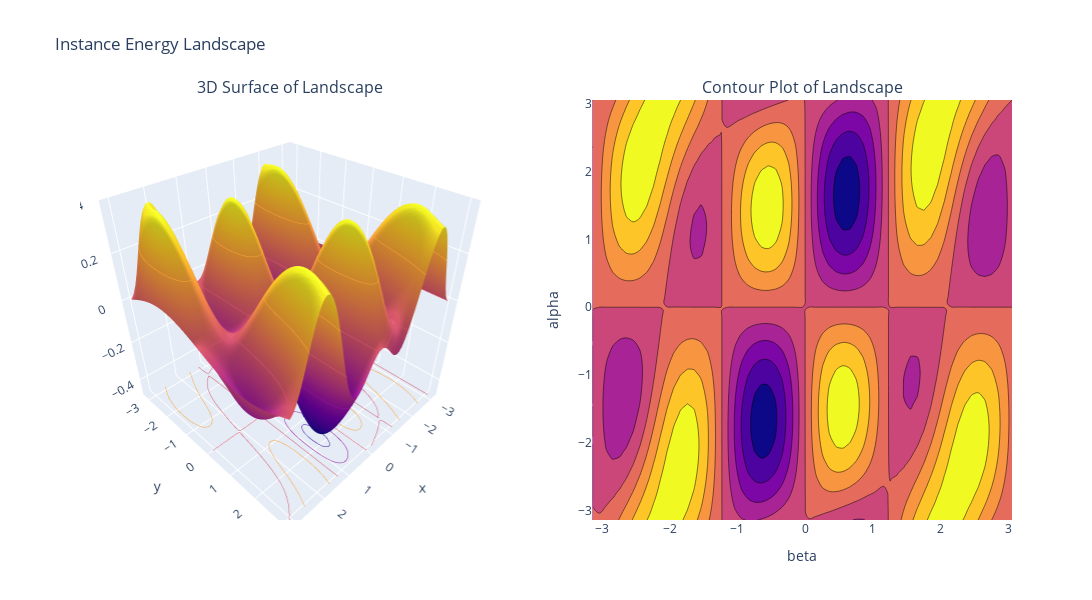

Notebook cell for this chart:
### Code cell
fig = make_subplots(
    rows=1, cols=2,
    specs=[[{"type": "surface"}, {"type":"contour"}]],
    subplot_titles=['3D Surface of Landscape', 'Contour Plot of Landscape'],

)
fig.add_trace(
    go.Surface(x=alphas, y=betas, z=energy, showscale=False, contours_z=dict(
                show=True,
                usecolormap=True,
                project_z=True,
            )),
    row=1, col=1
)
fig.add_trace(
    go.Contour(x=alphas, y=betas, z=energy, showscale=False),
    row=1, col=2
)
fig.update_layout(height=600, width=1100, title_text="Instance Energy Landscape")
fig.update_xaxes(title_text="beta", row=1, col=2)
fig.update_yaxes(title_text="alpha", row=1, col=2)
fig.show()

### Figure 1 — Plotly figure (JSON) as saved in the notebook; plotly's stock layout.template omitted (floating-point values rounded to 4 significant figures; data arrays with more than 128 entries replaced by an {"elided": "..."} marker saying what was removed)
{"data": [{"contours": {"z": {"project": {"z": true}, "show": true, "usecolormap": true}}, "scene": "scene", "showscale": false, "type": "surface", "x": [-3.142, -3.042, -2.942, -2.842, -2.742, -2.642, -2.542, -2.442, -2.342, -2.242, -2.142, -2.042, -1.942, -1.842, -1.742, -1.642, -1.542, -1.442, -1.342, -1.242, -1.142, -1.042, -0.9416, -0.8416, -0.7416, -0.6416, -0.5416, -0.4416, -0.3416, -0.2416, -0.1416, -0.04159, 0.05841, 0.1584, 0.2584, 0.3584, 0.4584, 0.5584, 0.6584, 0.7584, 0.8584, 0.9584, 1.058, 1.158, 1.258, 1.358, 1.458, 1.558, 1.658, 1.758, 1.858, 1.958, 2.058, 2.158, 2.258, 2.358, 2.458, 2.558, 2.658, 2.758, 2.858, 2.958, 3.058], "y": [-3.142, -3.042, -2.942, -2.842, -2.742, -2.642, -2.542, -2.442, -2.342, -2.242, -2.142, -2.042, -1.942, -1.842, -1.742, -1.642, -1.542, -1.442, -1.342, -1.242, -1.142, -1.042, -0.9416, -0.8416, -0.7416, -0.6416, -0.5416, -0.4416, -0.3416, -0.2416, -0.1416, -0.04159, 0.05841, 0.1584, 0.2584, 0.3584, 0.4584, 0.5584, 0.6584, 0.7584, 0.8584, 0.9584, 1.058, 1.158, 1.258, 1.358, 1.458, 1.558, 1.658, 1.758, 1.858, 1.958, 2.058, 2.158, 2.258, 2.358, 2.458, 2.558, 2.658, 2.758, 2.858, 2.958, 3.058], "z": {"elided": "63x63 float values"}}, {"showscale": false, "type": "contour", "x": [-3.142, -3.042, -2.942, -2.842, -2.742, -2.642, -2.542, -2.442, -2.342, -2.242, -2.142, -2.042, -1.942, -1.842, -1.742, -1.642, -1.542, -1.442, -1.342, -1.242, -1.142, -1.042, -0.9416, -0.8416, -0.7416, -0.6416, -0.5416, -0.4416, -0.3416, -0.2416, -0.1416, -0.04159, 0.05841, 0.1584, 0.2584, 0.3584, 0.4584, 0.5584, 0.6584, 0.7584, 0.8584, 0.9584, 1.058, 1.158, 1.258, 1.358, 1.458, 1.558, 1.658, 1.758, 1.858, 1.958, 2.058, 2.158, 2.258, 2.358, 2.458, 2.558, 2.658, 2.758, 2.858, 2.958, 3.058], "xaxis": "x", "y": [-3.142, -3.042, -2.942, -2.842, -2.742, -2.642, -2.542, -2.442, -2.342, -2.242, -2.142, -2.042, -1.942, -1.842, -1.742, -1.642, -1.542, -1.442, -1.342, -1.242, -1.142, -1.042, -0.9416, -0.8416, -0.7416, -0.6416, -0.5416, -0.4416, -0.3416, -0.2416, -0.1416, -0.04159, 0.05841, 0.1584, 0.2584, 0.3584, 0.4584, 0.5584, 0.6584, 0.7584, 0.8584, 0.9584, 1.058, 1.158, 1.258, 1.358, 1.458, 1.558, 1.658, 1.758, 1.858, 1.958, 2.058, 2.158, 2.258, 2.358, 2.458, 2.558, 2.658, 2.758, 2.858, 2.958, 3.058], "yaxis": "y", "z": {"elided": "63x63 float values"}}], "layout": {"annotations": [{"font": {"size": 16}, "showarrow": false, "text": "3D Surface of Landscape", "x": 0.225, "xanchor": "center", "xref": "paper", "y": 1, "yanchor": "bottom", "yref": "paper"}, {"font": {"size": 16}, "showarrow": false, "text": "Contour Plot of Landscape", "x": 0.775, "xanchor": "center", "xref": "paper", "y": 1, "yanchor": "bottom", "yref": "paper"}], "height": 600, "scene": {"domain": {"x": [0, 0.45], "y": [0, 1]}}, "title": {"text": "Instance Energy Landscape"}, "width": 1100, "xaxis": {"anchor": "y", "domain": [0.55, 1], "title": {"text": "beta"}}, "yaxis": {"anchor": "x", "domain": [0, 1], "title": {"text": "alpha"}}}}
